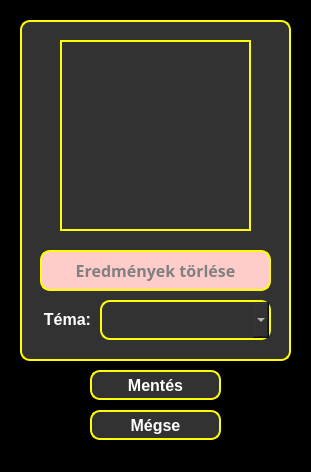
<?xml version="1.0" encoding="UTF-8"?>
<ui version="4.0">
 <class>MainWindow</class>
 <widget class="QMainWindow" name="MainWindow">
  <property name="geometry">
   <rect>
    <x>0</x>
    <y>0</y>
    <width>311</width>
    <height>472</height>
   </rect>
  </property>
  <property name="windowTitle">
   <string>Beállítások</string>
  </property>
  <property name="styleSheet">
   <string notr="true">* {
	background-color: black;
}</string>
  </property>
  <widget class="QWidget" name="centralwidget">
   <widget class="QWidget" name="widget_3" native="true">
    <property name="geometry">
     <rect>
      <x>10</x>
      <y>10</y>
      <width>291</width>
      <height>441</height>
     </rect>
    </property>
    <property name="styleSheet">
     <string notr="true">* {
	background-color: black;
	border-radius: 10px;
	color: white;
	font-size: 16px;
	font-weight: bold;
}</string>
    </property>
    <widget class="QPushButton" name="saveAndCloseButton">
     <property name="geometry">
      <rect>
       <x>80</x>
       <y>360</y>
       <width>131</width>
       <height>30</height>
      </rect>
     </property>
     <property name="styleSheet">
      <string notr="true">* {
	background-color: rgb(50, 50, 50);
	border: 2px solid yellow;
	border-radius: 10px;
	color: white;
}

*:hover {
	background-color: rgb(20, 20, 20);
	color: yellow;
}</string>
     </property>
     <property name="text">
      <string>Mentés</string>
     </property>
    </widget>
    <widget class="QPushButton" name="abortButton">
     <property name="geometry">
      <rect>
       <x>80</x>
       <y>400</y>
       <width>131</width>
       <height>30</height>
      </rect>
     </property>
     <property name="styleSheet">
      <string notr="true">* {
	background-color: rgb(50, 50, 50);
	border: 2px solid yellow;
	border-radius: 10px;
	color: white;
}

*:hover {
	background-color: rgb(20, 20, 20);
	color: yellow;
}</string>
     </property>
     <property name="text">
      <string>Mégse</string>
     </property>
    </widget>
    <widget class="QWidget" name="widget_2" native="true">
     <property name="geometry">
      <rect>
       <x>10</x>
       <y>10</y>
       <width>271</width>
       <height>341</height>
      </rect>
     </property>
     <property name="styleSheet">
      <string notr="true">* {
	background-color: rgb(50, 50, 50);
	border: 2px solid yellow;
	border-radius: 10px;
	color: white;
	font-size: 16px;
	font-weight: bold;
}</string>
     </property>
     <widget class="QFrame" name="profilePicture">
      <property name="geometry">
       <rect>
        <x>40</x>
        <y>20</y>
        <width>191</width>
        <height>191</height>
       </rect>
      </property>
      <property name="styleSheet">
       <string notr="true">border-radius: 0px;</string>
      </property>
      <property name="frameShape">
       <enum>QFrame::StyledPanel</enum>
      </property>
      <property name="frameShadow">
       <enum>QFrame::Raised</enum>
      </property>
     </widget>
     <widget class="QPushButton" name="restoreDefaultResultsButton">
      <property name="geometry">
       <rect>
        <x>20</x>
        <y>230</y>
        <width>231</width>
        <height>41</height>
       </rect>
      </property>
      <property name="font">
       <font>
        <family>Corbel</family>
        <pointsize>-1</pointsize>
        <bold>true</bold>
       </font>
      </property>
      <property name="styleSheet">
       <string notr="true">* {
	background-color: rgb(255, 205, 201);
	color: grey;
}

*:hover {
	background-color: rgb(255, 102, 89);
	color: white;
}</string>
      </property>
      <property name="text">
       <string>Eredmények törlése</string>
      </property>
     </widget>
     <widget class="QComboBox" name="changeThemeBox">
      <property name="geometry">
       <rect>
        <x>80</x>
        <y>280</y>
        <width>171</width>
        <height>40</height>
       </rect>
      </property>
      <property name="font">
       <font>
        <family>Corbel</family>
        <pointsize>-1</pointsize>
        <bold>true</bold>
       </font>
      </property>
      <property name="styleSheet">
       <string notr="true">* {
	background-color: rgb(50, 50, 50);
}</string>
      </property>
      <property name="editable">
       <bool>true</bool>
      </property>
      <property name="currentText">
       <string/>
      </property>
      <property name="placeholderText">
       <string/>
      </property>
      <property name="frame">
       <bool>true</bool>
      </property>
     </widget>
     <widget class="QLabel" name="themeLabel">
      <property name="geometry">
       <rect>
        <x>20</x>
        <y>290</y>
        <width>51</width>
        <height>31</height>
       </rect>
      </property>
      <property name="layoutDirection">
       <enum>Qt::LeftToRight</enum>
      </property>
      <property name="styleSheet">
       <string notr="true">*{
	color: white;
	border: none;
}</string>
      </property>
      <property name="text">
       <string>Téma:</string>
      </property>
      <property name="alignment">
       <set>Qt::AlignRight</set>
      </property>
     </widget>
    </widget>
   </widget>
  </widget>
  <widget class="QStatusBar" name="statusbar"/>
 </widget>
 <resources/>
 <connections/>
</ui>
